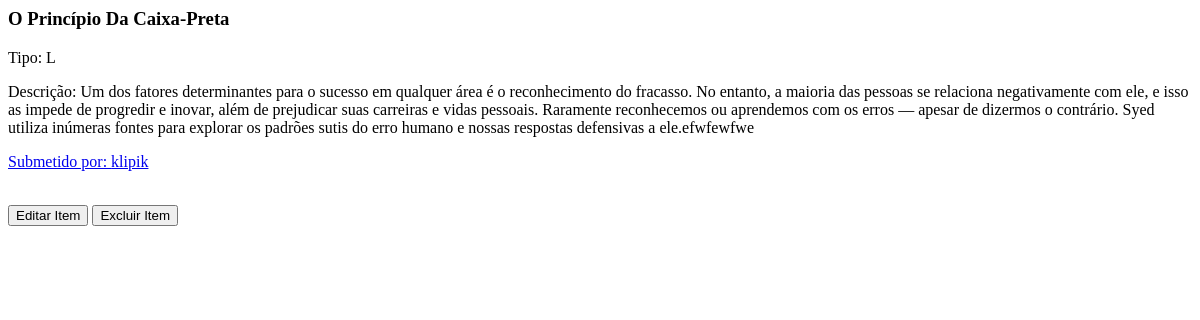
/objeto/3/, run on an earlier commit of the app's database.
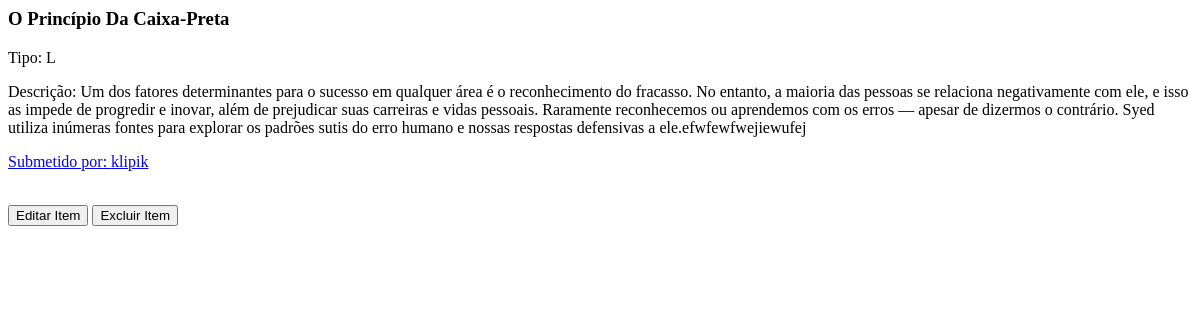
And on a later commit of the database.
### mostrar/models.py (models this page shows, shortened)
class Objeto(models.Model):
    TIPO_CHOICES = [('L','Livros'),('B','Brinquedos'),('R','Roupas'),('O','Outros')]
    tipo = models.CharField(choices=TIPO_CHOICES,max_length=1)
    nome = models.CharField(max_length=100)
    descrição = models.TextField()
    usuario_dono = models.ForeignKey('auth.User', on_delete=models.CASCADE)

### mostrar/views.py (the view)
# urls.py: path('objeto/<int:pk>/', views.objeto_detail, name='objeto_detail'),
def objeto_detail(request, pk):
    try:
        objeto = Objeto.objects.get(pk=pk)
    except Objeto.DoesNotExist:
        raise Http404('Item nao encontrado')
    return render(request, 'objeto_detail.html',{'objeto': objeto})

### mostrar/templates/objeto_detail.html
<div>
  <h3> {{ objeto.nome|capfirst}}</h3>
  <p>Tipo: {{objeto.tipo}}</p>
  <p>Descrição: {{objeto.descrição}}</p>
  <a href="{% url 'usuario_detail' objeto.usuario_dono.id %}">
      <p>Submetido por: {{objeto.usuario_dono}}</p>
  </a>
  <br>
  <a href="edit">
  <button type="button">Editar Item</button></a>
  <a href="delete">
  <button type="button">Excluir Item</button></a>
</div>

What changed in the data, as far as the page shows it:
changed Objeto "O Princípio Da Caixa-Preta": descrição "…nossas respostas defensivas a ele.efwfewfwe" → "…nossas respostas defensivas a ele.efwfewfwejiewufej"
